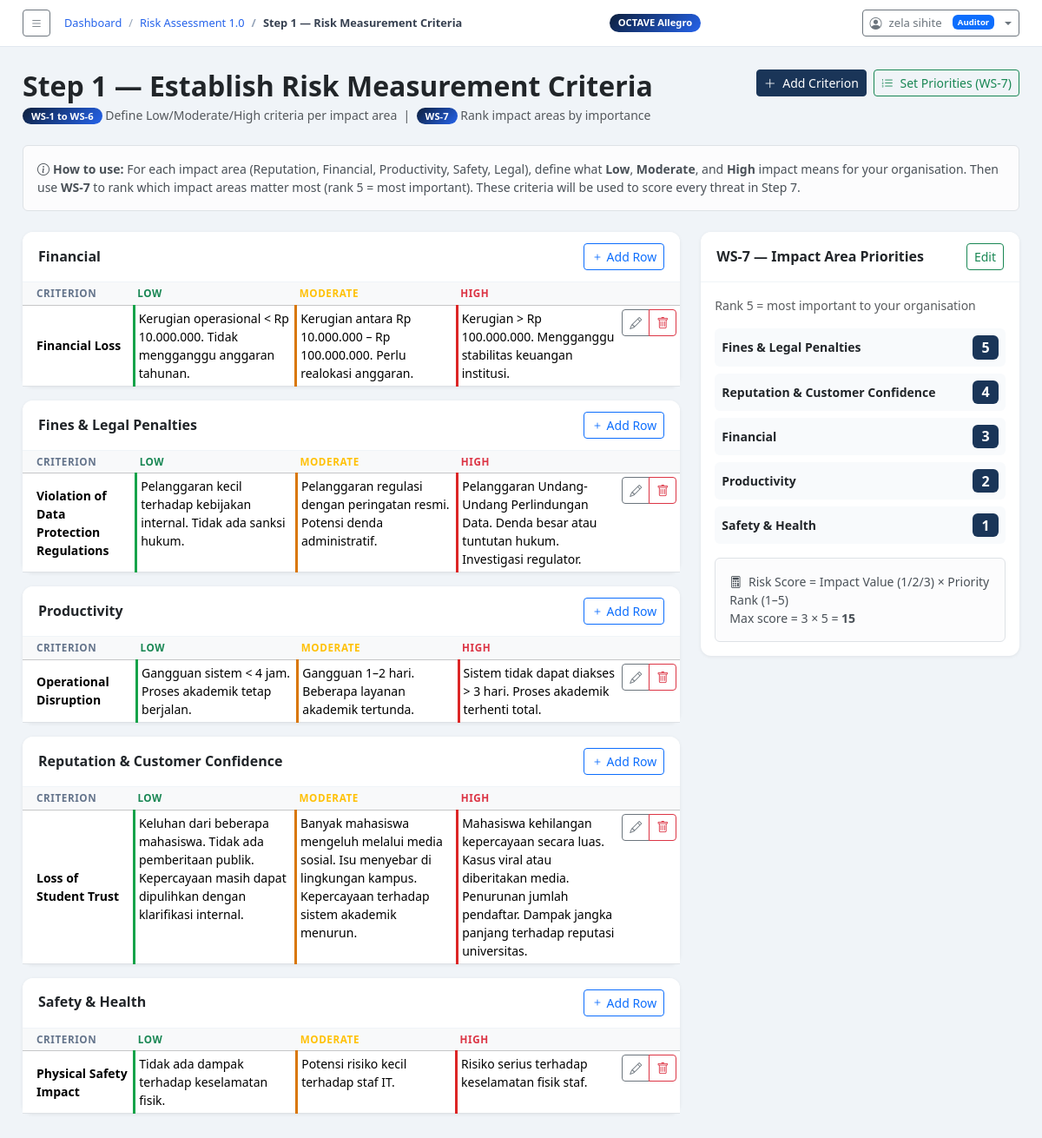
/assessments/1/step1/ (signed in), run on the app's committed database.
### octave_app/models.py (models this page shows, shortened)
class Assessment(models.Model):
    STATUS_CHOICES = [
        ('draft',       'Draft'),
        ('in_progress', 'In Progress'),
        ('completed',   'Completed'),
    ]
    owner            = models.ForeignKey(User, on_delete=models.SET_NULL, null=True, blank=True,
                           related_name='assessments',
                           help_text='Auditor responsible for this assessment.')
    assigned_auditee = models.ForeignKey(User, on_delete=models.SET_NULL, null=True, blank=True,
                           related_name='assigned_assessments',
                           help_text='Auditee organization being assessed.')
    title          = models.CharField(max_length=255)
    organization   = models.CharField(max_length=255)
    scope          = models.TextField(help_text='Describe the scope and boundaries of this assessment.')
    assessor_name  = models.CharField(max_length=255)
    assessor_email = models.EmailField(blank=True)
    start_date     = models.DateField(default=timezone.now)
    end_date       = models.DateField(null=True, blank=True)
    status         = models.CharField(max_length=20, choices=STATUS_CHOICES, default='draft')
    notes          = models.TextField(blank=True)
    created_at     = models.DateTimeField(default=timezone.now)
    updated_at     = models.DateTimeField(auto_now=True)
    class Meta:
        ordering = ['-created_at']

class ImpactCriteria(models.Model):
    assessment    = models.ForeignKey(Assessment, on_delete=models.CASCADE, related_name='impact_criteria')
    impact_area   = models.CharField(max_length=20, choices=IMPACT_AREA_CHOICES)
    area_label    = models.CharField(max_length=255,
                        help_text='Custom label if "User-Defined", e.g. "Operational Continuity"',
                        blank=True)
    criterion     = models.CharField(max_length=255,
                        help_text='Name of this sub-criterion, e.g. "Revenue Loss", "Customer Loss"')
    low_criteria  = models.TextField(help_text='Describe what constitutes a LOW impact for this criterion.')
    mod_criteria  = models.TextField(help_text='Describe what constitutes a MODERATE impact for this criterion.')
    high_criteria = models.TextField(help_text='Describe what constitutes a HIGH impact for this criterion.')
    created_at    = models.DateTimeField(default=timezone.now)
    class Meta:
        ordering = ['impact_area', 'criterion']
    def get_area_display_name(self):
        if self.impact_area == 'custom' and self.area_label:
            return self.area_label
        return self.get_impact_area_display()

class ImpactPriority(models.Model):
    assessment   = models.ForeignKey(Assessment, on_delete=models.CASCADE, related_name='impact_priorities')
    impact_area  = models.CharField(max_length=20, choices=IMPACT_AREA_CHOICES)
    area_label   = models.CharField(max_length=255, blank=True,
                       help_text='If custom area, enter its name here.')
    priority_rank = models.IntegerField(
                       help_text='Rank: 5 = most important, 1 = least important. Each rank must be unique.',
                       choices=[(i, str(i)) for i in range(1, 6)])
    class Meta:
        ordering = ['-priority_rank']
        unique_together = [('assessment', 'impact_area'), ('assessment', 'priority_rank')]
    def get_area_display_name(self):
        if self.impact_area == 'custom' and self.area_label:
            return self.area_label
        return self.get_impact_area_display()

### octave_app/views.py (the view)
# urls.py: path('assessments/<int:pk>/step1/',                      views.step1_criteria,       name='step1_criteria'),
@login_required
def step1_criteria(request, pk):
    a       = get_object_or_404(Assessment, pk=pk)
    criteria= a.impact_criteria.order_by('impact_area', 'criterion')
    priorities = a.impact_priorities.order_by('-priority_rank')
    grouped = {}
    for c in criteria:
        key = c.get_area_display_name()
        grouped.setdefault(key, []).append(c)
    return render(request, 'octave_app/step1_criteria.html', {
        'assessment': a,
        'grouped':    grouped,
        'priorities': priorities,
    })

### octave_app/context_processors.py (called while the page is built)
def sidebar_ctx(request):
    return {'octave_steps': OCTAVE_STEPS}

### octave_app/templates/octave_app/step1_criteria.html (shortened to what this page needs)
{% extends 'octave_app/base.html' %}
{% block breadcrumb %}
<li class="breadcrumb-item"><a href="{% url 'dashboard' %}">Dashboard</a></li>
<li class="breadcrumb-item"><a href="{% url 'assessment_detail' assessment.pk %}">{{ assessment.title }}</a></li>
<li class="breadcrumb-item active">Step 1 — Risk Measurement Criteria</li>
{% endblock %}
{% block content %}
<div class="d-flex justify-content-between align-items-start mb-4">
  <div>
    <h2 class="fw-bold mb-1">Step 1 — Establish Risk Measurement Criteria</h2>
    <p class="text-muted mb-0 small">
      <span class="ws-badge">WS-1 to WS-6</span> Define Low/Moderate/High criteria per impact area &nbsp;|&nbsp;
      <span class="ws-badge">WS-7</span> Rank impact areas by importance
    </p>
  </div>
  <div class="d-flex gap-2">
    <a href="{% url 'step1_criteria_add' assessment.pk %}" class="btn btn-primary btn-sm">
      <i class="bi bi-plus-lg me-1"></i> Add Criterion
    </a>
    <a href="{% url 'step1_prioritize' assessment.pk %}" class="btn btn-outline-success btn-sm">
      <i class="bi bi-list-ol me-1"></i> Set Priorities (WS-7)
    </a>
  </div>
</div>
<div class="alert alert-light border small mb-4">
  <strong><i class="bi bi-info-circle me-1"></i>How to use:</strong>
  For each impact area (Reputation, Financial, Productivity, Safety, Legal), define what
  <strong>Low</strong>, <strong>Moderate</strong>, and <strong>High</strong> impact means for your organisation.
  Then use <strong>WS-7</strong> to rank which impact areas matter most (rank 5 = most important).
  These criteria will be used to score every threat in Step 7.
</div>
<div class="row g-4">
  <div class="col-lg-8">
    {% if grouped %}
      {% for area_name, crits in grouped.items %}
      <div class="card mb-3">
        <div class="card-header d-flex justify-content-between align-items-center">
          <h6 class="fw-bold mb-0">{{ area_name }}</h6>
          <a href="{% url 'step1_criteria_add' assessment.pk %}" class="btn btn-sm btn-outline-primary">
            <i class="bi bi-plus"></i> Add Row
          </a>
        </div>
        <div class="card-body p-0">
          <div class="table-responsive">
            <table class="table table-sm align-top mb-0">
              <thead class="table-light">
                <tr>
                  <th class="ps-3" style="width:18%">Criterion</th>
                  <th style="width:27%"><span class="text-success fw-bold">Low</span></th>
                  <th style="width:27%"><span class="text-warning fw-bold">Moderate</span></th>
                  <th style="width:27%"><span class="text-danger fw-bold">High</span></th>
                  <th style="width:60px"></th>
                </tr>
              </thead>
              <tbody>
              {% for c in crits %}
              <tr>
                <td class="ps-3 fw-semibold small align-middle">{{ c.criterion }}</td>
                <td class="small" style="border-left:3px solid #16a34a">{{ c.low_criteria }}</td>
                <td class="small" style="border-left:3px solid #d97706">{{ c.mod_criteria }}</td>
                <td class="small" style="border-left:3px solid #dc2626">{{ c.high_criteria }}</td>
                <td>
                  <div class="btn-group btn-group-sm">
                    <a href="{% url 'step1_criteria_edit' assessment.pk c.pk %}" class="btn btn-outline-secondary"><i class="bi bi-pencil"></i></a>
                    <a href="{% url 'step1_criteria_delete' assessment.pk c.pk %}" class="btn btn-outline-danger"><i class="bi bi-trash"></i></a>
                  </div>
                </td>
              </tr>
              {% endfor %}
              </tbody>
            </table>
          </div>
        </div>
      </div>
      {% endfor %}
    {% endif %}
  </div>
  <div class="col-lg-4">
    <div class="card">
      <div class="card-header d-flex justify-content-between align-items-center">
        <h6 class="fw-bold mb-0">WS-7 — Impact Area Priorities</h6>
        <a href="{% url 'step1_prioritize' assessment.pk %}" class="btn btn-sm btn-outline-success">Edit</a>
      </div>
      <div class="card-body">
        {% if priorities %}
        <div class="small text-muted mb-3">Rank 5 = most important to your organisation</div>
        {% for p in priorities %}
        <div class="d-flex justify-content-between align-items-center mb-2 p-2 rounded"
             style="background:#f8fafc">
          <span class="small fw-semibold">{{ p.get_area_display_name }}</span>
          <span class="badge fs-6" style="background:var(--navy2)">{{ p.priority_rank }}</span>
        </div>
        {% endfor %}
        <div class="alert alert-light border small mt-3 mb-0">
          <i class="bi bi-calculator me-1"></i>
          Risk Score = Impact Value (1/2/3) × Priority Rank (1–5)
          <br>Max score = 3 × 5 = <strong>15</strong>
        </div>
        {% else %}
        <div class="text-center py-3 text-muted small">
          <i class="bi bi-list-ol d-block fs-2 mb-1"></i>
          Priorities not set yet.
          <a href="{% url 'step1_prioritize' assessment.pk %}">Set WS-7 →</a>
        </div>
        {% endif %}
      </div>
    </div>
  </div>
</div>
{% endblock %}

### octave_app/templates/octave_app/base.html (shortened to what this page needs)
<!DOCTYPE html>
<html lang="en">
<head>
  <link href="https://cdn.jsdelivr.net/npm/bootstrap@5.3.2/dist/css/bootstrap.min.css" rel="stylesheet">
  <link href="https://cdn.jsdelivr.net/npm/bootstrap-icons@1.11.3/font/bootstrap-icons.css" rel="stylesheet">
</head>
<body>
<div class="main full">
  <div class="topbar">
    <div class="d-flex align-items-center gap-3">
      <button class="btn btn-sm btn-outline-secondary" id="toggleSidebar">
        <i class="bi bi-list"></i>
      </button>
      <nav aria-label="breadcrumb">
        <ol class="breadcrumb">
          {% block breadcrumb %}<li class="breadcrumb-item active">Dashboard</li>{% endblock %}
        </ol>
      </nav>
    </div>
    <span class="ws-badge">OCTAVE Allegro</span>
    {% if user.is_authenticated %}
    <div class="dropdown ms-3">
      <button class="btn btn-sm btn-outline-secondary dropdown-toggle d-flex align-items-center gap-2" type="button" data-bs-toggle="dropdown">
        <i class="bi bi-person-circle"></i>
        <span style="font-size:.82rem">{{ user.get_full_name|default:user.username }}</span>
        {% with role=user.profile.role %}
        {% if role == 'admin' %}<span class="badge bg-danger ms-1" style="font-size:.6rem">Admin</span>
        {% elif role == 'auditor' %}<span class="badge bg-primary ms-1" style="font-size:.6rem">Auditor</span>
        {% else %}<span class="badge bg-secondary ms-1" style="font-size:.6rem">Auditee</span>{% endif %}
        {% endwith %}
      </button>
    </div>
    {% endif %}
  </div>
  <div class="content">
    {% block content %}{% endblock %}
  </div>
</div>
</body>
</html>

### octave_app/templates/octave_app/base.html (style rules this page uses)
:root { --navy:#0d1f3c;--navy2:#1a3558;--accent:#2563eb;--sidebar:270px }
body { background:#f0f4f8;font-family:'Segoe UI',system-ui,sans-serif }
.main { margin-left:var(--sidebar); min-height:100vh; display:flex; flex-direction:column; transition:margin-left .3s ease; }
.main.full { margin-left:0 !important; }
.topbar { background:#fff;border-bottom:1px solid #e2e8f0;padding:11px 26px;position:sticky;top:0;z-index:100;display:flex;align-items:center;justify-content:space-between }
.topbar .breadcrumb { margin:0;font-size:.8rem }
.topbar .breadcrumb-item a { color:var(--accent);text-decoration:none }
.topbar .breadcrumb-item.active { color:#374151;font-weight:600 }
.topbar .breadcrumb-item+.breadcrumb-item::before { color:#94a3b8 }
.content { padding:26px;flex:1 }
.card { border:none;border-radius:12px;box-shadow:0 1px 4px rgba(0,0,0,.07) }
.card-header { background:#fff;border-bottom:1px solid #f0f4f8;border-radius:12px 12px 0 0!important;padding:13px 18px }
.ws-badge { background:linear-gradient(135deg,var(--navy),var(--accent));color:#fff;border-radius:16px;padding:2px 10px;font-size:.7rem;font-weight:700 }
.table th { font-size:.73rem;text-transform:uppercase;letter-spacing:.05em;color:#64748b;font-weight:700 }
.btn-primary { background:var(--navy2);border-color:var(--navy2) }

### data on the page
Assessment: title "Risk Assessment 1.0"
ImpactCriteria: impact_area "Financial", criterion "Financial Loss", low_criteria "Kerugian operasional < Rp 10.000.000. Tidak mengganggu anggaran tahunan.", mod_criteria "Kerugian antara Rp 10.000.000 – Rp 100.000.000. Perlu realokasi anggaran.", high_criteria "Kerugian > Rp 100.000.000. Mengganggu stabilitas keuangan institusi."
ImpactCriteria: area_name "Fines & Legal Penalties", criterion "Violation of Data Protection Regulations", low_criteria "Pelanggaran kecil terhadap kebijakan internal. Tidak ada sanksi hukum.", mod_criteria "Pelanggaran regulasi dengan peringatan resmi. Potensi denda administratif.", high_criteria "Pelanggaran Undang-Undang Perlindungan Data. Denda besar atau tuntutan hukum. Investigasi regulator."
ImpactCriteria: impact_area "Productivity", criterion "Operational Disruption", low_criteria "Gangguan sistem < 4 jam. Proses akademik tetap berjalan.", mod_criteria "Gangguan 1–2 hari. Beberapa layanan akademik tertunda.", high_criteria "Sistem tidak dapat diakses > 3 hari. Proses akademik terhenti total."
ImpactCriteria: area_name "Reputation & Customer Confidence", criterion "Loss of Student Trust", low_criteria "Keluhan dari beberapa mahasiswa. Tidak ada pemberitaan publik. Kepercayaan masih dapat dipulihkan dengan klarifikasi internal.", mod_criteria "Banyak mahasiswa mengeluh melalui media sosial. Isu menyebar di lingkungan kampus. Kepercayaan terhadap sistem akademik menurun.", high_criteria "Mahasiswa kehilangan kepercayaan secara luas. Kasus viral atau diberitakan media. Penurunan jumlah pendaftar. Dampak jangka panjang terhadap reputasi universitas."
ImpactCriteria: area_name "Safety & Health", criterion "Physical Safety Impact", low_criteria "Tidak ada dampak terhadap keselamatan fisik.", mod_criteria "Potensi risiko kecil terhadap staf IT.", high_criteria "Risiko serius terhadap keselamatan fisik staf."
ImpactPriority: get_area_display_name "Fines & Legal Penalties", priority_rank "5"
ImpactPriority: get_area_display_name "Reputation & Customer Confidence", priority_rank "4"
ImpactPriority: get_area_display_name "Financial", priority_rank "3"
ImpactPriority: get_area_display_name "Productivity", priority_rank "2"
ImpactPriority: get_area_display_name "Safety & Health", priority_rank "1"

### other printed values
{{ user.get_full_name|default:user.username }} "zela sihite"
